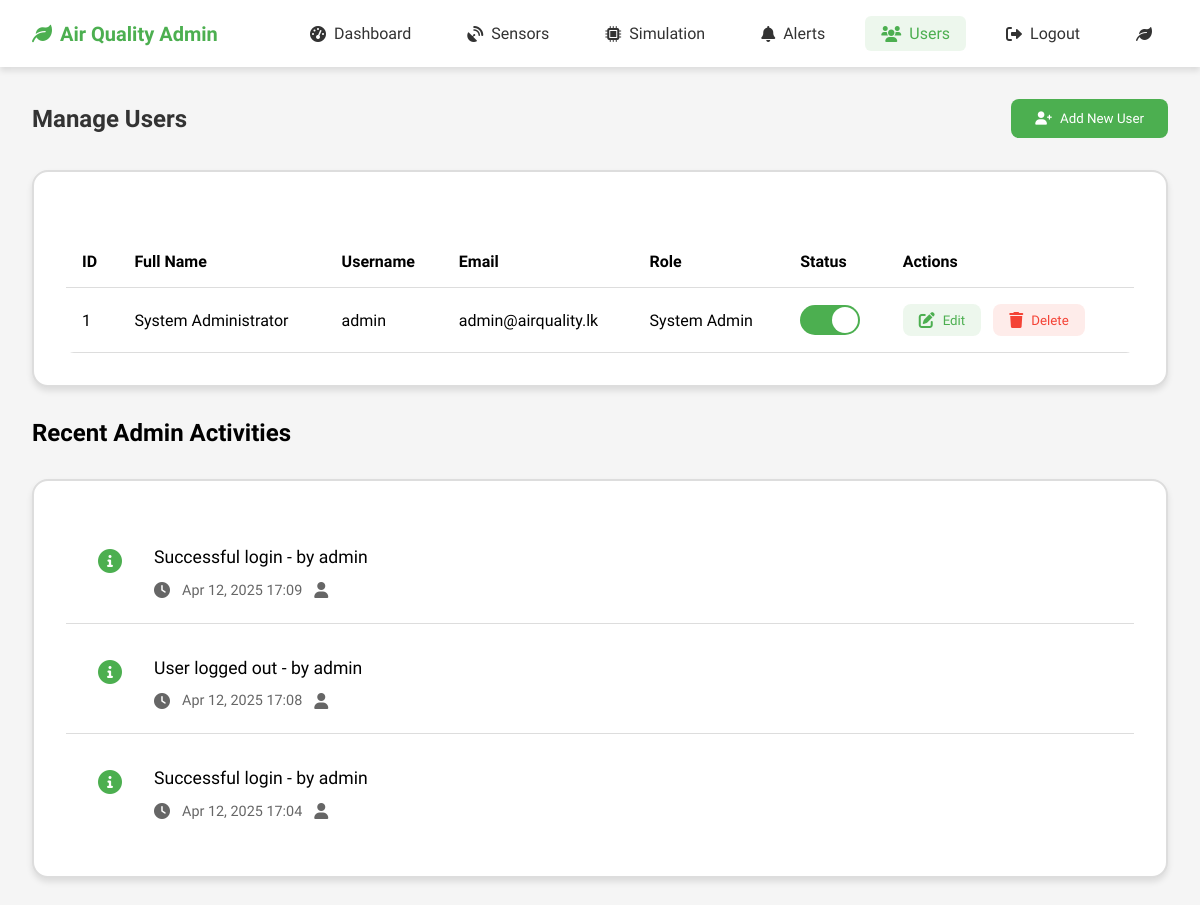
Before: /admin/users.php (signed in) with the older database file.
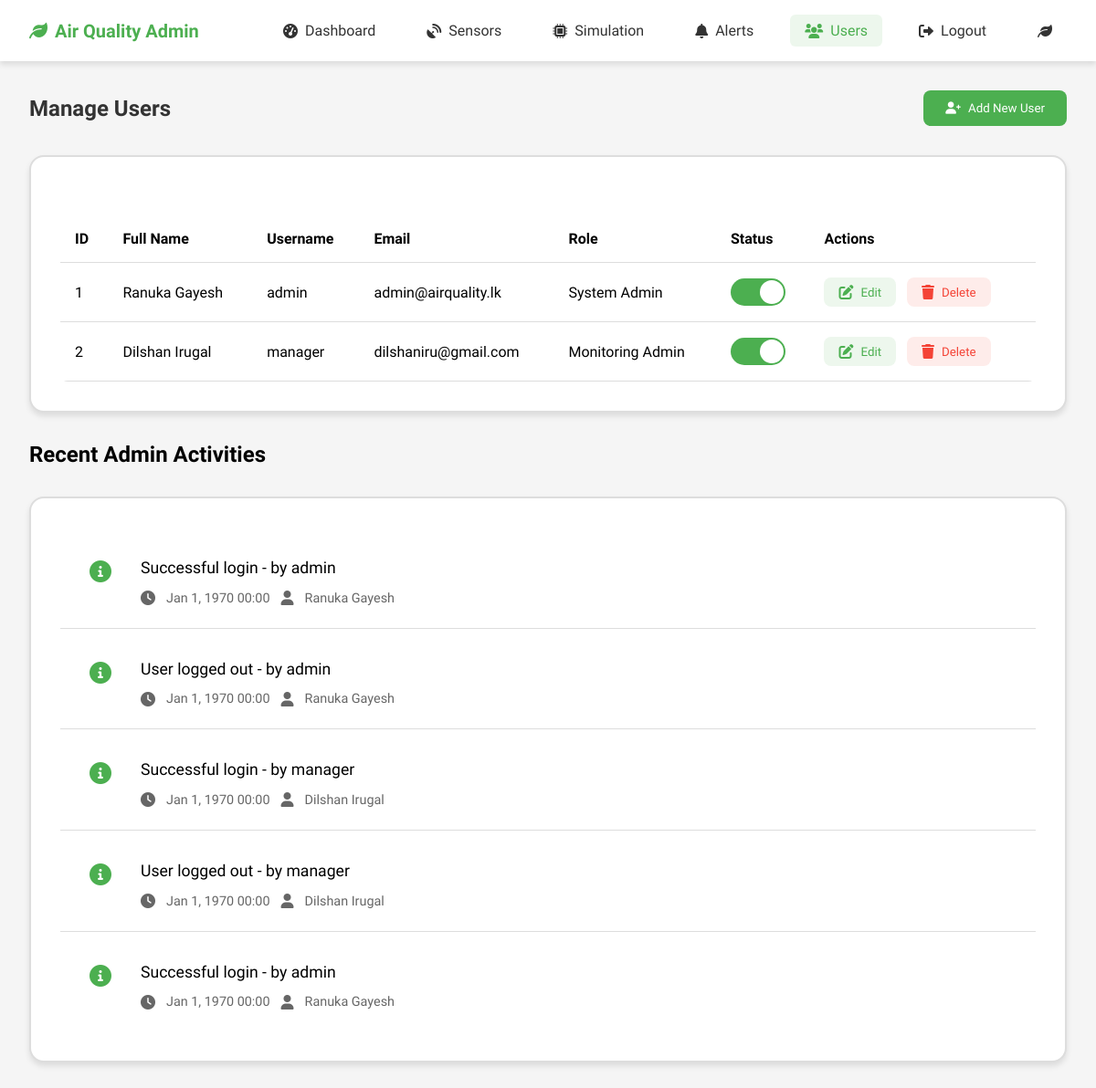
After: the same page with the newer database file.
### tables this page shows
CREATE TABLE `users` (
  `id` int(11) NOT NULL,
  `username` varchar(50) NOT NULL,
  `password` varchar(255) NOT NULL,
  `role` enum('monitoring_admin','system_admin') NOT NULL,
  `email` varchar(100) NOT NULL,
  `full_name` varchar(100) NOT NULL,
  `status` enum('active','inactive') DEFAULT 'active',
  `last_login` timestamp NULL DEFAULT NULL,
  `created_at` timestamp NOT NULL DEFAULT current_timestamp(),
  `updated_at` timestamp NOT NULL DEFAULT current_timestamp() ON UPDATE current_timestamp()
);

CREATE TABLE `system_logs` (
  `id` int(11) NOT NULL,
  `log_type` enum('info','warning','error','security') NOT NULL,
  `message` text NOT NULL,
  `user_id` int(11) DEFAULT NULL,
  `full_name` varchar(255) DEFAULT NULL,
  `ip_address` varchar(255) DEFAULT NULL,
  `created_at` datetime DEFAULT NULL
);

### admin/users.php (the view, shortened to what this page needs)
<?php
$users = [];
$systemLogs = [];
try {
    $pdo = getDBConnection();
    $stmt = $pdo->query("SELECT * FROM users ORDER BY created_at ASC");
    $users = $stmt->fetchAll(PDO::FETCH_ASSOC);
    $stmt = $pdo->query("
        SELECT sl.*, u.username
        FROM system_logs sl
        LEFT JOIN users u ON sl.user_id = u.id
        ORDER BY sl.created_at DESC
        LIMIT 10
    ");
    $systemLogs = $stmt->fetchAll(PDO::FETCH_ASSOC);
} catch (PDOException $e) {
    $error = "Database error: " . $e->getMessage();
}
?>
<!DOCTYPE html>
<html lang="en">
<head>
    <link rel="stylesheet" href="https://cdnjs.cloudflare.com/ajax/libs/font-awesome/6.0.0/css/all.min.css">
    <link href="https://cdn.jsdelivr.net/npm/@sweetalert2/theme-material-ui/material-ui.css" rel="stylesheet">
</head>
<body>
    <nav class="navbar">
        <div class="nav-brand">
            <i class="fas fa-leaf"></i>
            <span>Air Quality Admin</span>
        </div>
        <div class="nav-links">
            <a href="dashboard.php">
                <i class="fas fa-gauge-high"></i>
                <span>Dashboard</span>
            </a>
            <a href="sensors.php">
                <i class="fas fa-satellite-dish"></i>
                <span>Sensors</span>
            </a>
            <a href="simulation.php">
                <i class="fas fa-microchip"></i>
                <span>Simulation</span>
            </a>
            <a href="alerts.php">
                <i class="fas fa-bell"></i>
                <span>Alerts</span>
            </a>
            <a href="users.php" class="active">
                <i class="fas fa-users"></i>
                <span>Users</span>
            </a>
            <a href="../auth/logout.php">
                <i class="fas fa-sign-out-alt"></i>
                <span>Logout</span>
            </a>
            <a href="../index.php" target="_blank">
                <i class="fas fa-leaf"></i>
            </a>
        </div>
    </nav>
    <main class="main-content">
        <div class="page-header">
            <h1 class="page-title">Manage Users</h1>
            <button class="add-user-btn" onclick="showAddUserModal()">
                <i class="fas fa-user-plus"></i>
                Add New User
            </button>
        </div>
        <div class="alerts-section">
        <table class="users-table">
            <thead>
                <tr>
                    <th>ID</th>
                    <th>Full Name</th>
                    <th>Username</th>
                    <th>Email</th>
                    <th>Role</th>
                    <th>Status</th>
                    <th>Actions</th>
                </tr>
            </thead>
            <tbody>
                <?php foreach ($users as $user): ?>
                    <tr>
                        <td><?php echo htmlspecialchars($user['id']); ?></td>
                        <td><?php echo htmlspecialchars($user['full_name']); ?></td>
                        <td><?php echo htmlspecialchars($user['username']); ?></td>
                        <td><?php echo htmlspecialchars($user['email']); ?></td>
                        <td>
                            <?php
                                $role = htmlspecialchars($user['role']);
                                if ($role === 'system_admin') {
                                    echo 'System Admin';
                                } elseif ($role === 'monitoring_admin') {
                                    echo 'Monitoring Admin';
                                } else {
                                    echo htmlspecialchars(ucfirst($role));
                                }
                            ?>
                        </td>
                        <td>
                            <div class="status-toggle">
                                <label class="toggle-label" for="toggle_<?php echo $user['id']; ?>"></label>
                            </div>
                        </td>
                        <td>
                            <button class="action-btn edit-btn" onclick="showEditUserModal(<?php echo htmlspecialchars(json_encode($user)); ?>)">
                                <i class="fas fa-edit"></i>
                                <span>Edit</span>
                            </button>
                            <button class="action-btn delete-btn" onclick="confirmDeleteUser('<?php echo $user['id']; ?>')">
                                <i class="fas fa-trash"></i>
                                <span>Delete</span>
                            </button>
                        </td>
                    </tr>
                <?php endforeach; ?>
            </tbody>
        </table>
        </div>
        <h2>Recent Admin Activities</h2>
        <div class="alerts-section">
            <?php if (empty($systemLogs)): ?>
                <div class="alert-item">
                    <i class="fas fa-info-circle alert-icon"></i>
                    <div class="alert-content">
                        <div class="alert-message">No recent logs available</div>
                        <div class="alert-time">
                            <i class="fas fa-clock"></i>
                            <span>System is running smoothly</span>
                        </div>
                    </div>
                </div>
            <?php else: ?>
                <?php foreach ($systemLogs as $log): ?>
                    <div class="alert-item">
                        <i class="fas fa-<?php echo $log['log_type'] === 'error' ? 'times-circle' : ($log['log_type'] === 'warning' ? 'exclamation-triangle' : 'info-circle'); ?> alert-icon"></i>
                        <div class="alert-content">
                            <div class="alert-message">
                                <?php echo htmlspecialchars($log['message']); ?>
                                <?php if ($log['username']): ?>
                                    <span>- by <?php echo htmlspecialchars($log['username']); ?></span>
                                <?php endif; ?>
                            </div>
                            <div class="alert-time">
                                <i class="fas fa-clock"></i>
                                <span><?php echo date('M j, Y H:i', strtotime($log['created_at'])); ?></span>
                                <i class="fas fa-user"></i>
                                <span><?php echo htmlspecialchars($log['full_name']); ?></span>
                            </div>
                        </div>
                    </div>
                <?php endforeach; ?>
            <?php endif; ?>
        </div>
    </main>
</body>
</html>

### admin/users.php (style rules this page uses)
:root { --primary-color: #4CAF50; --error-color: #f44336; --warning-color: #ff9800; --text-color: #333; --border-color: #ddd; --bg-color: #f5f5f5; --card-shadow: 0 4px 6px rgba(0,0,0,0.1); --transition-speed: 0.3s; }
* { margin: 0; padding: 0; box-sizing: border-box; font-family: 'Plus Jakarta Sans', sans-serif; }
body { background-color: var(--bg-color); min-height: 100vh; transition: background-color var(--transition-speed); }
.navbar { background: white; padding: 1rem 2rem; box-shadow: var(--card-shadow); display: flex; justify-content: space-between; align-items: center; position: sticky; top: 0; z-index: 1000; }
.nav-brand { font-size: 1.25rem; font-weight: 600; color: var(--primary-color); display: flex; align-items: center; gap: 0.5rem; }
.nav-links { display: flex; gap: 1.5rem; }
.nav-links a { color: var(--text-color); text-decoration: none; display: flex; align-items: center; gap: 0.5rem; font-weight: 500; transition: all var(--transition-speed); padding: 0.5rem 1rem; border-radius: 6px; }
.nav-links a.active { color: var(--primary-color); background: rgba(76, 175, 80, 0.1); }
.main-content { padding: 2rem; max-width: 1400px; margin: 0 auto; }
.page-header { display: flex; justify-content: space-between; align-items: center; margin-bottom: 2rem; }
.page-title { font-size: 1.5rem; color: var(--text-color); }
.add-user-btn { background: var(--primary-color); color: white; border: none; padding: 0.75rem 1.5rem; border-radius: 8px; cursor: pointer; font-weight: 500; display: flex; align-items: center; gap: 0.5rem; transition: all var(--transition-speed); }
.users-table { width: 100%; border-collapse: collapse; margin-top: 2rem; background: white; border-radius: 8px; overflow: hidden; }
.users-table th, .users-table td { padding: 1rem; text-align: left; border-bottom: 1px solid var(--border-color); }
.users-table th { font-weight: 600; }
.users-table td .action-btn { display: inline-flex; margin-right: 0.5rem; }
.users-table tr { position: relative; transition: all var(--transition-speed); }
.users-table tr::before { content: ''; position: absolute; left: 0; top: 0; height: 100%; width: 4px; background: var(--primary-color); transform: scaleY(0); transition: transform var(--transition-speed); }
.status-toggle { position: relative; width: 60px; height: 30px; }
.toggle-label { position: absolute; top: 0; left: 0; width: 60px; height: 30px; border-radius: 15px; background: #ddd; cursor: pointer; transition: all var(--transition-speed); }
.toggle-label:after { content: ''; position: absolute; top: 2px; left: 2px; width: 26px; height: 26px; border-radius: 50%; background: white; transition: all var(--transition-speed); }
.toggle-input:checked + .toggle-label { background: var(--primary-color); }
.toggle-input:checked + .toggle-label:after { left: 32px; }
.action-btn { display: flex; align-items: center; gap: 0.5rem; padding: 0.5rem 1rem; border-radius: 8px; border: none; cursor: pointer; font-weight: 500; transition: all var(--transition-speed); }
.edit-btn { background: rgba(76, 175, 80, 0.1); color: var(--primary-color); }
.delete-btn { background: rgba(244, 67, 54, 0.1); color: var(--error-color); }
.action-btn i { font-size: 1rem; }
.alerts-section { background: white; padding: 2rem; border-radius: 16px; box-shadow: var(--card-shadow); transition: all var(--transition-speed); border: 2px solid var(--border-color); margin: 2rem 0; }
.alert-item { padding: 1.5rem; border-bottom: 1px solid var(--border-color); transition: all var(--transition-speed); display: flex; align-items: flex-start; gap: 1.5rem; position: relative; overflow: hidden; margin: 0.5rem 0; }
.alert-item::before { content: ''; position: absolute; left: 0; top: 0; height: 100%; width: 4px; background: var(--primary-color); transform: scaleY(0); transition: transform var(--transition-speed); }
.alert-item:last-child { border-bottom: none; margin-bottom: 0; }
.alert-icon { font-size: 1.5rem; color: var(--primary-color); transition: transform var(--transition-speed); min-width: 40px; text-align: center; padding-top: 0.25rem; }
.alert-content { flex: 1; display: flex; flex-direction: column; gap: 0.75rem; }
.alert-message { font-weight: 500; font-size: 1.1rem; transition: color var(--transition-speed); line-height: 1.4; }
.alert-time { font-size: 0.9rem; color: #666; transition: color var(--transition-speed); display: flex; align-items: center; gap: 0.75rem; }
.alert-time i { font-size: 1rem; }

Changed rows visible on the page:
removed system_logs: message "Successful login", user.username "admin", created_at "Apr 12, 2025 17:09"
removed system_logs: message "User logged out", user.username "admin", created_at "Apr 12, 2025 17:08"
removed system_logs: message "Successful login", user.username "admin", created_at "Apr 12, 2025 17:04"
changed users "admin": full_name "System Administrator" → "Ranuka Gayesh"
added users: id "2", full_name "Dilshan Irugal", username "manager", email "dilshaniru@gmail.com", role "Monitoring Admin"
added system_logs: message "Successful login", user.username "admin", created_at "Jan 1, 1970 00:00", full_name "Ranuka Gayesh"
added system_logs: message "User logged out", user.username "admin", created_at "Jan 1, 1970 00:00", full_name "Ranuka Gayesh"
added system_logs: message "Successful login", user.username "manager", created_at "Jan 1, 1970 00:00", full_name "Dilshan Irugal"
added system_logs: message "User logged out", user.username "manager", created_at "Jan 1, 1970 00:00", full_name "Dilshan Irugal"
added system_logs: message "Successful login", user.username "admin", created_at "Jan 1, 1970 00:00", full_name "Ranuka Gayesh"
